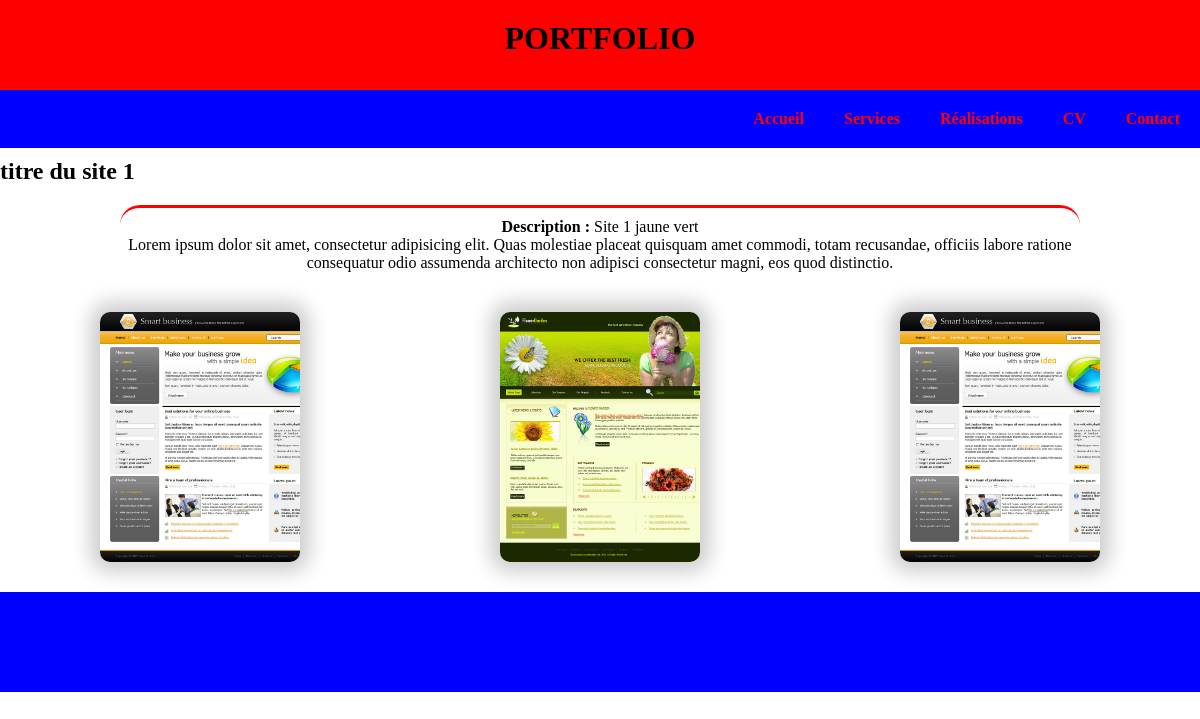
The app's page /?c=realisations&a=showRealisation&r_id=1 with its own data.
### tables this page shows
CREATE TABLE `realisations` (
  `r_id` int(11) NOT NULL,
  `r_titre` varchar(40) DEFAULT NULL,
  `r_description` varchar(2000) DEFAULT NULL,
  `r_titre_prestation` varchar(40) DEFAULT NULL,
  `r_image_descr_path` varchar(200) DEFAULT NULL,
  `r_presta_link` varchar(256) DEFAULT NULL,
  `r_img_dossier` varchar(600) DEFAULT NULL
);

CREATE TABLE `images_realisations` (
  `i_id` int(11) NOT NULL,
  `i_path` varchar(256) DEFAULT NULL,
  `r_id_fk` int(11) DEFAULT NULL
);

### Controllers/RealisationsController.php (called while the page is built, shortened)
<?php
class RealisationsController extends CoreController
{
	public function showRealisationAction()
	{
		$data_realisation = $this->getModel()->getRealisation( $this->GetParams()['r_id'] );
		$this->showLayout('realisation', $data_realisation);
	}
}
?>

### index.php (called while the page is built, shortened)
<?php
$params_init =
[
	'c' => DEFAULT_CONTROLLER,
	'a' => DEFAULT_ACTION
];
$params = array_merge($params_init, $_GET);
$controller = new $controllerName();
$controller->setParams($_GET);
$controller->setData($_POST);
$controller->Trigger($params['a']);
?>

### Models/CoreModel.php (called while the page is built)
<?php
class CoreModel{
	private static $spdo;
	public function __construct()
	{
		if ( self::$spdo == NULL )
		{
			self::$spdo = new PDO('mysql:host='. DB_HOST . ';dbname='. DB_NAME . ';charset=utf8;', DB_LOGIN, DB_PASS, [PDO::ATTR_ERRMODE => PDO::ERRMODE_EXCEPTION]);
		}
	}
	protected function GetPdo()
	{
		return self::$spdo;
	}
	public function MakeStatement( $sql, $params = [] )
	{
		if( count( $params ) == 0)
		{
			$rqt = self::GetPdo()->query($sql);
		}
		else
		{
			if( $rqt = self::GetPdo()->prepare($sql) )
			{
				$rqt -> execute( $params );
			}
		}
		return $rqt;
	}
	public function MakeSelect( $sql, $params = [] )
	{
		$rqt = $this-> MakeStatement( $sql, $params );
		if( $data = $rqt -> fetchAll( PDO :: FETCH_ASSOC ))
		{
			return $data;
		}
		else
		{
			return false;
		}
	}
}
?>

### Models/RealisationsModel.php (called while the page is built, shortened)
<?php
class RealisationsModel extends CoreModel
{
	public function getRealisation( $id_real )
	{
		$sql =
		'
			SELECT
				i_id,
				i_path,
				r_id,
				r_titre,
				r_description,
				r_image_descr_path,
				r_presta_link
			FROM realisations
			RIGHT JOIN images_realisations ON r_id=r_id_fk
			WHERE r_id = :realisation_id
		';
		$params = ['realisation_id' => $id_real];
		$data = $this->MakeSelect( $sql, $params );
		return $data;
	}
}
?>

### Views/realisation.php (the view)
<section class="realisation">
	<h2><?=$data[0]['r_titre'] ?></h2>
	<p class="description_realisation">
		<b>Description :</b> <?= nl2br($data[0]['r_description']) ?>
	</p>
	<?php
	echo '<div class="cards_container_realisation">';
	foreach ($data as $element)
	{
	echo '
		<div class="card_container_realisation" style="background-image:url('.$element['i_path'].')">
		</div>';
	}
	echo '</div>';
	?>
</section>

### assets/css/style.css (style rules this page uses)
body { margin: 0; padding: 0; }
* { box-sizing: border-box; }
.realisation .cards_container_realisation { width: 100%; position: relative; display: flex; flex-direction: row; flex-wrap: wrap; justify-content: space-around; margin-top: 30px; }
.realisation .card_container_realisation { box-shadow: 0 0 20px 10px rgba(0, 0, 0, 0.2); border-radius: 10px; height: 250px; width: 200px; background-size: cover; margin: 10px 20px 30px 20px ; }
.realisation .description_realisation { width: 80%; margin: auto; padding-top: 10px; border-top: 3px solid red; border-radius: 20px; text-align: center; }

### records on screen
realisations: r_titre "titre du site 1", r_description "Site 1 jaune vert Lorem ipsum dolor sit amet, consectetur adipisicing elit. Quas molestiae placeat quisquam amet commodi, totam recusandae, officiis labore ratione consequatur odio assumenda architecto non adipisci consectetur magni, eos quod distinctio."
images_realisations: i_path (picture)
images_realisations: i_path (picture)
images_realisations: i_path (picture)
